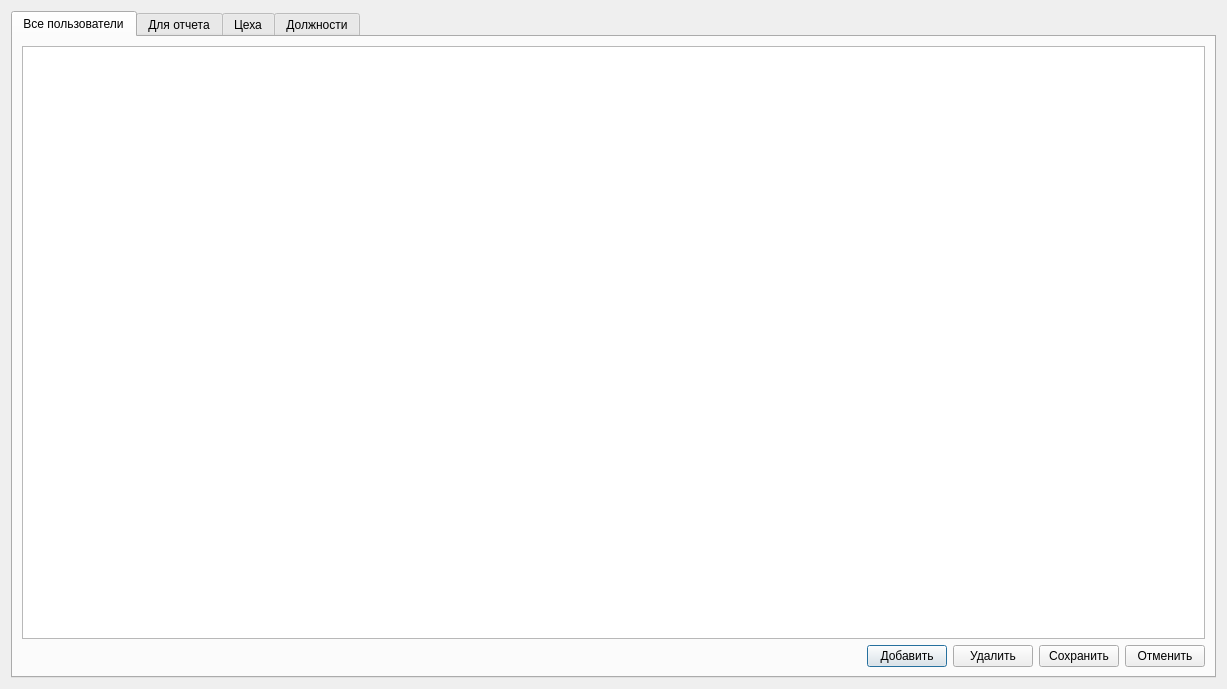
<?xml version="1.0" encoding="UTF-8"?>
<ui version="4.0">
 <class>userManagment</class>
 <widget class="QDialog" name="userManagment">
  <property name="geometry">
   <rect>
    <x>0</x>
    <y>0</y>
    <width>1227</width>
    <height>689</height>
   </rect>
  </property>
  <property name="windowTitle">
   <string>Dialog</string>
  </property>
  <layout class="QHBoxLayout" name="horizontalLayout">
   <item>
    <widget class="QTabWidget" name="tabWidget">
     <property name="currentIndex">
      <number>0</number>
     </property>
     <widget class="QWidget" name="tab">
      <attribute name="title">
       <string>Все пользователи</string>
      </attribute>
      <layout class="QVBoxLayout" name="verticalLayout">
       <item>
        <widget class="QTableView" name="tvVse">
         <property name="alternatingRowColors">
          <bool>true</bool>
         </property>
         <property name="selectionMode">
          <enum>QAbstractItemView::SingleSelection</enum>
         </property>
         <property name="selectionBehavior">
          <enum>QAbstractItemView::SelectRows</enum>
         </property>
         <property name="verticalScrollMode">
          <enum>QAbstractItemView::ScrollPerPixel</enum>
         </property>
         <property name="horizontalScrollMode">
          <enum>QAbstractItemView::ScrollPerPixel</enum>
         </property>
         <property name="sortingEnabled">
          <bool>true</bool>
         </property>
         <attribute name="horizontalHeaderShowSortIndicator" stdset="0">
          <bool>true</bool>
         </attribute>
         <attribute name="horizontalHeaderStretchLastSection">
          <bool>true</bool>
         </attribute>
        </widget>
       </item>
       <item>
        <layout class="QHBoxLayout" name="horizontalLayout_2">
         <item>
          <spacer name="horizontalSpacer">
           <property name="orientation">
            <enum>Qt::Horizontal</enum>
           </property>
           <property name="sizeHint" stdset="0">
            <size>
             <width>40</width>
             <height>20</height>
            </size>
           </property>
          </spacer>
         </item>
         <item>
          <widget class="QPushButton" name="vAdd">
           <property name="text">
            <string>Добавить</string>
           </property>
          </widget>
         </item>
         <item>
          <widget class="QPushButton" name="vDel">
           <property name="text">
            <string>Удалить</string>
           </property>
          </widget>
         </item>
         <item>
          <widget class="QPushButton" name="vSave">
           <property name="text">
            <string>Сохранить</string>
           </property>
          </widget>
         </item>
         <item>
          <widget class="QPushButton" name="vCancel">
           <property name="text">
            <string>Отменить</string>
           </property>
          </widget>
         </item>
        </layout>
       </item>
      </layout>
     </widget>
     <widget class="QWidget" name="tab_2">
      <attribute name="title">
       <string>Для отчета</string>
      </attribute>
      <layout class="QVBoxLayout" name="verticalLayout_2">
       <item>
        <widget class="QTableView" name="tvOtchet">
         <property name="alternatingRowColors">
          <bool>true</bool>
         </property>
         <property name="selectionMode">
          <enum>QAbstractItemView::SingleSelection</enum>
         </property>
         <property name="selectionBehavior">
          <enum>QAbstractItemView::SelectRows</enum>
         </property>
         <property name="verticalScrollMode">
          <enum>QAbstractItemView::ScrollPerPixel</enum>
         </property>
         <property name="horizontalScrollMode">
          <enum>QAbstractItemView::ScrollPerPixel</enum>
         </property>
         <property name="sortingEnabled">
          <bool>true</bool>
         </property>
         <attribute name="horizontalHeaderStretchLastSection">
          <bool>true</bool>
         </attribute>
        </widget>
       </item>
       <item>
        <layout class="QHBoxLayout" name="horizontalLayout_3">
         <item>
          <spacer name="horizontalSpacer_2">
           <property name="orientation">
            <enum>Qt::Horizontal</enum>
           </property>
           <property name="sizeHint" stdset="0">
            <size>
             <width>40</width>
             <height>20</height>
            </size>
           </property>
          </spacer>
         </item>
         <item>
          <widget class="QPushButton" name="oAdd">
           <property name="text">
            <string>Добавить</string>
           </property>
          </widget>
         </item>
         <item>
          <widget class="QPushButton" name="oDel">
           <property name="text">
            <string>Удалить</string>
           </property>
          </widget>
         </item>
         <item>
          <widget class="QPushButton" name="oSave">
           <property name="text">
            <string>Сохранить</string>
           </property>
          </widget>
         </item>
         <item>
          <widget class="QPushButton" name="oCancel">
           <property name="text">
            <string>Отменить</string>
           </property>
          </widget>
         </item>
        </layout>
       </item>
      </layout>
     </widget>
     <widget class="QWidget" name="tab_3">
      <attribute name="title">
       <string>Цеха</string>
      </attribute>
      <layout class="QVBoxLayout" name="verticalLayout_3">
       <item>
        <widget class="QTableView" name="tvCeh">
         <property name="alternatingRowColors">
          <bool>true</bool>
         </property>
         <property name="selectionMode">
          <enum>QAbstractItemView::SingleSelection</enum>
         </property>
         <property name="selectionBehavior">
          <enum>QAbstractItemView::SelectRows</enum>
         </property>
         <property name="verticalScrollMode">
          <enum>QAbstractItemView::ScrollPerPixel</enum>
         </property>
         <property name="horizontalScrollMode">
          <enum>QAbstractItemView::ScrollPerPixel</enum>
         </property>
         <property name="sortingEnabled">
          <bool>true</bool>
         </property>
         <attribute name="horizontalHeaderStretchLastSection">
          <bool>true</bool>
         </attribute>
        </widget>
       </item>
       <item>
        <layout class="QHBoxLayout" name="horizontalLayout_4">
         <item>
          <spacer name="horizontalSpacer_3">
           <property name="orientation">
            <enum>Qt::Horizontal</enum>
           </property>
           <property name="sizeHint" stdset="0">
            <size>
             <width>40</width>
             <height>20</height>
            </size>
           </property>
          </spacer>
         </item>
         <item>
          <widget class="QPushButton" name="cAdd">
           <property name="text">
            <string>Добавить</string>
           </property>
          </widget>
         </item>
         <item>
          <widget class="QPushButton" name="cDel">
           <property name="text">
            <string>Удалить</string>
           </property>
          </widget>
         </item>
         <item>
          <widget class="QPushButton" name="cSave">
           <property name="text">
            <string>Сохранить</string>
           </property>
          </widget>
         </item>
         <item>
          <widget class="QPushButton" name="cCancel">
           <property name="text">
            <string>Отменить</string>
           </property>
          </widget>
         </item>
        </layout>
       </item>
      </layout>
     </widget>
     <widget class="QWidget" name="tab_4">
      <attribute name="title">
       <string>Должности</string>
      </attribute>
      <layout class="QVBoxLayout" name="verticalLayout_4">
       <item>
        <widget class="QTableView" name="tvDolj">
         <property name="alternatingRowColors">
          <bool>true</bool>
         </property>
         <property name="selectionMode">
          <enum>QAbstractItemView::SingleSelection</enum>
         </property>
         <property name="selectionBehavior">
          <enum>QAbstractItemView::SelectRows</enum>
         </property>
         <property name="verticalScrollMode">
          <enum>QAbstractItemView::ScrollPerPixel</enum>
         </property>
         <property name="horizontalScrollMode">
          <enum>QAbstractItemView::ScrollPerPixel</enum>
         </property>
         <property name="sortingEnabled">
          <bool>true</bool>
         </property>
         <attribute name="horizontalHeaderStretchLastSection">
          <bool>true</bool>
         </attribute>
        </widget>
       </item>
       <item>
        <layout class="QHBoxLayout" name="horizontalLayout_5">
         <item>
          <spacer name="horizontalSpacer_4">
           <property name="orientation">
            <enum>Qt::Horizontal</enum>
           </property>
           <property name="sizeHint" stdset="0">
            <size>
             <width>40</width>
             <height>20</height>
            </size>
           </property>
          </spacer>
         </item>
         <item>
          <widget class="QPushButton" name="dAdd">
           <property name="text">
            <string>Добавить</string>
           </property>
          </widget>
         </item>
         <item>
          <widget class="QPushButton" name="dDel">
           <property name="text">
            <string>Удалить</string>
           </property>
          </widget>
         </item>
         <item>
          <widget class="QPushButton" name="dSave">
           <property name="text">
            <string>Сохранить</string>
           </property>
          </widget>
         </item>
         <item>
          <widget class="QPushButton" name="dCancel">
           <property name="text">
            <string>Отменить</string>
           </property>
          </widget>
         </item>
        </layout>
       </item>
      </layout>
     </widget>
    </widget>
   </item>
  </layout>
 </widget>
 <resources/>
 <connections/>
</ui>
